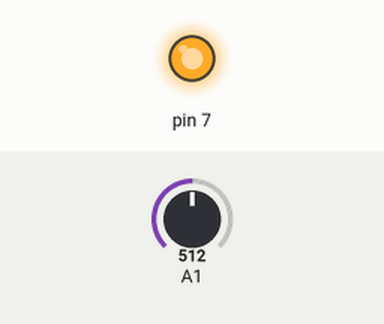
Recording of a sketch running on a simulated Arduino Uno, built with avr-gcc and run on an emulated ATmega328P. Shown: output pins drawn as LEDs (lit = HIGH). The inputs (shaded band) are chosen by the test bench; at power-on: A1 = 512.

Above: at 1.2 s.
1.3 s: A1 set to 5
2.8 s: A1 set to 2
At 3.2 s:
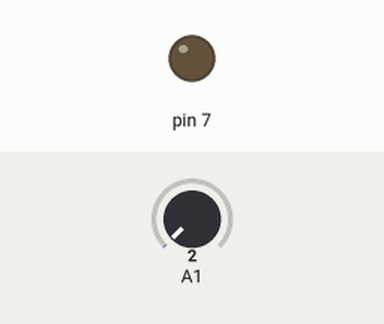
4.3 s: A1 set to 122
At 5.5 s:
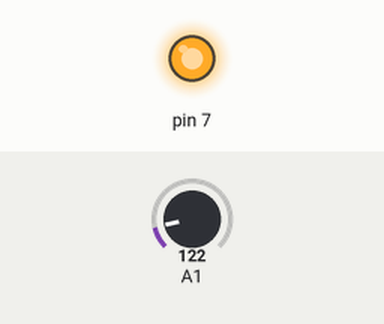
5.8 s: A1 set to 0
At 6.6 s:
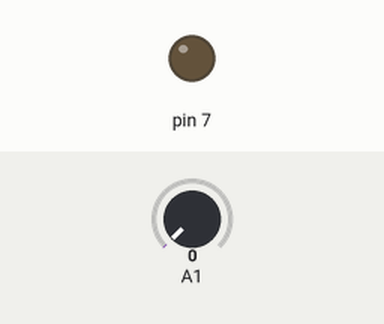
Timing chart, 0 to 8.3 s (numbered marks = the images above; inputs shaded):
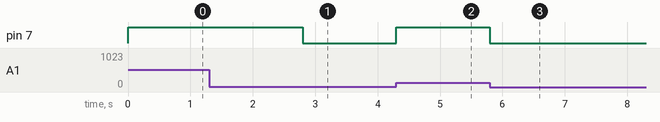

Measured:
- the behaviour switches between 4 and 3 on A1 (found by bisection; images 0 and 1)
- after the input at 1.3 s, every drawn part: stays the same
- after the input at 2.8 s, pin 7: HIGH → LOW at once
- after the input at 4.3 s, pin 7: LOW → HIGH at once
- after the input at 5.8 s, pin 7: HIGH → LOW at once

The sketch:

Relay.ino
```cpp
void setup() {
  // put your setup code here, to run once:
pinMode(7,OUTPUT);
pinMode(A1,INPUT);
}

void loop() {
  // put your main code here, to run repeatedly:

  int Tombol = analogRead(A1);

  if( Tombol > 3 ){
  digitalWrite(7,1);

} else {
digitalWrite(7,0);

}
}
```
